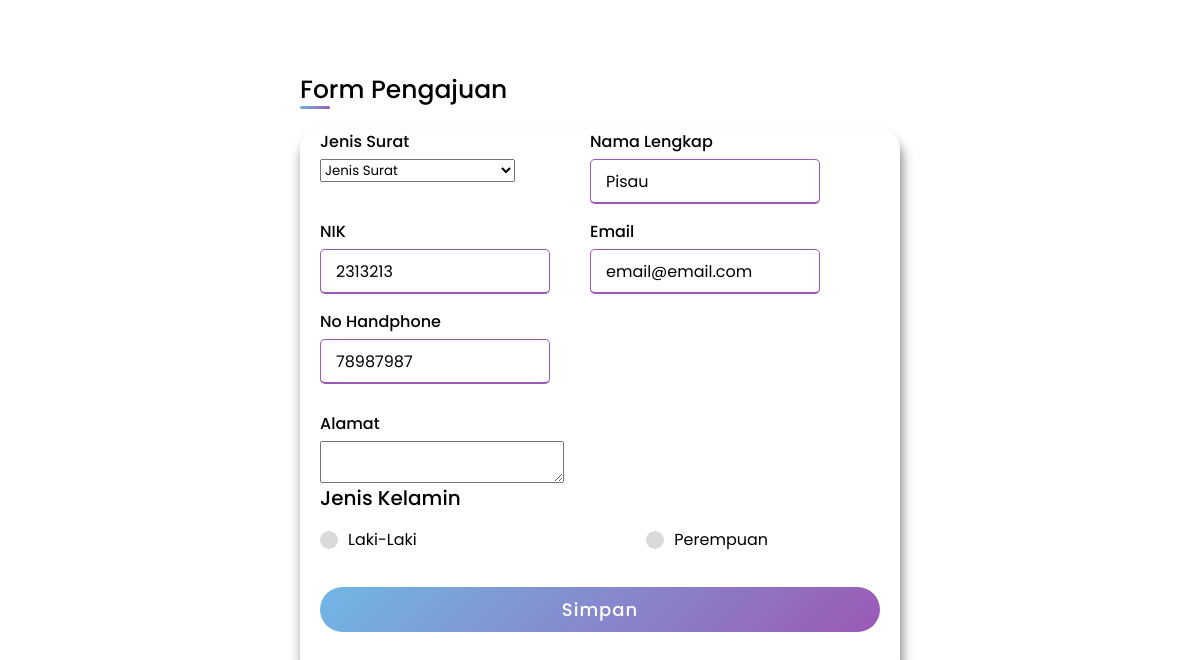
/admin/form_edit.php?nik=2313213, run on the app's committed database.
### tables this page shows
CREATE TABLE `pengajuan` (
  `id` int(10) NOT NULL,
  `nama` varchar(20) NOT NULL,
  `nik` int(100) NOT NULL,
  `email` varchar(30) NOT NULL,
  `hp` int(100) NOT NULL,
  `alamat` text NOT NULL,
  `jk` int(11) NOT NULL,
  `jsurat` varchar(30) NOT NULL
);

### admin/form_edit.php (the view, shortened to what this page needs)
<link rel="stylesheet" href="../css/style.css" />
  <?php
  include "../koneksi.php";
    $sql=mysqli_query($connect, "select * from pengajuan where nik='$_GET[nik]'");
    $data=mysqli_fetch_array($sql);
  ?>
    <div class="container-form" id="form-pengajun">
      <div class="title">Form Pengajuan</div>
      <div class="content">
        <form action="#" class="form-surat" method="POST">
          <div class="user-details">
            <div class="input-box js">
              <span class="details">Jenis Surat</span>
              <select name="jsurat" class="jk-details" value="<?php echo $data['jsurat']; ?>">
                <option value="">Jenis Surat</option>
              </select>
            </div>
            <div class="input-box">
              <span class="details">Nama Lengkap</span>
              <input type="text" placeholder="Masukan nama anda" name="nama" value="<?php echo $data['nama']; ?>"/>
            </div>
            <div class="input-box">
              <span class="details">NIK</span>
              <input type="number" placeholder="Masukan NIK" name="nik" value="<?php echo $data['nik']; ?>"/>
            </div>
            <div class="input-box">
              <span class="details">Email</span>
              <input type="text" placeholder="Masukan email" name="email" value="<?php echo $data['email']; ?>"/>
            </div>
            <div class="input-box">
              <span class="details">No Handphone</span>
              <input type="text" placeholder="Masukan no telpon" name="hp" value="<?php echo $data['hp']; ?>" />
            </div>
          </div>
          <div class="input-box">
            <span class="details">Alamat</span>
            <textarea type="textarea" name="alamat" value="<?php echo $data['alamat']; ?>"></textarea>
          </div>
          <div class="jk-details">
            <span class="jk-title" name="jk" value="<?php echo $data['jk']; ?>">Jenis Kelamin</span>
            <div class="category">
              <label for="dot-1">
                <span class="dot one"></span>
                <span class="jk">Laki-Laki</span>
              </label>
              <label for="dot-2">
                <span class="dot two"></span>
                <span class="jk">Perempuan</span>
              </label>
            </div>
          </div>
          <div class="button">
            <input type="submit" value="Simpan" name="proses" />
          </div>
        </form>
      </div>
    </div>

### css/style.css (style rules this page uses)
* { margin: 0; padding: 0; box-sizing: border-box; font-family: "Poppins", sans-serif; }
form { margin: 50px auto; box-shadow: 2px 10px 12px rgba(0, 0, 0, 0.5); width: 360px; border-radius: 20px; padding: 0 20px; }
.form-surat { width: 600px; height: 550px; margin-top: 20px; }
.container-form .title { font-size: 25px; font-weight: 500; position: relative; }
.container-form .title::before { content: ""; position: absolute; left: 0; bottom: 0; height: 3px; width: 30px; border-radius: 5px; background: linear-gradient(135deg, #71b7e6, #9b59b6); }
.content form .user-details { width: 500px; display: flex; flex-wrap: wrap; justify-content: space-between; margin: 20px 0 12px 0; }
form .user-details .input-box { margin-bottom: 15px; width: calc(100% / 2 - 20px); }
form .input-box span.details { display: block; font-weight: 500; margin-bottom: 5px; }
.user-details .input-box input { height: 45px; width: 100%; outline: none; font-size: 16px; border-radius: 5px; padding-left: 15px; border: 1px solid #ccc; border-bottom-width: 2px; transition: all 0.3s ease; }
.user-details .input-box input:focus, .user-details .input-box input:valid { border-color: #9b59b6; }
form .jk-details .jk-title { font-size: 20px; font-weight: 500; }
form .category { display: flex; width: 80%; margin: 14px 0; justify-content: space-between; }
form .category label { display: flex; align-items: center; cursor: pointer; }
form .category label .dot { height: 18px; width: 18px; border-radius: 50%; margin-right: 10px; background: #d9d9d9; border: 5px solid transparent; transition: all 0.3s ease; }
form .button { height: 45px; margin: 35px 0; }
form .button input { height: 100%; width: 100%; border-radius: 25px; border: none; color: #fff; font-size: 18px; font-weight: 500; letter-spacing: 1px; cursor: pointer; transition: all 0.3s ease; background: linear-gradient(135deg, #71b7e6, #9b59b6); }

### data on the page
pengajuan: nama "Pisau", nik "2313213", email "email@email.com", hp "78987987"
